Frame 1 (no input): blank canvas, image omitted
Frame 60 (the mouse pressed at the canvas centre just before this capture): blank canvas, image omitted
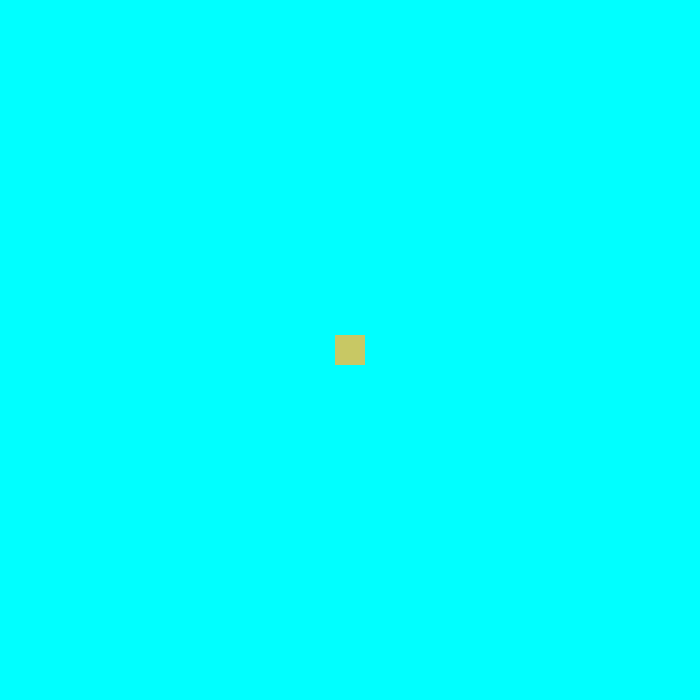
Frame 120 (the mouse held since frame 60 and released just before this capture)

The Processing sketch whose frames 1 and 60 were blank and that drew this single picture after the mouse press (run headless with seeded random() and noise(); from frame 60 on, the mouse is pressed at the canvas centre):

// Processing sketch: es1
// ── es1.pde
Sponge s;
ArrayList<Stain> stains;

void setup(){
  size(700,700);
  
  s = new Sponge(30);
  stains = new ArrayList<Stain>();
}



void draw(){
  background(0,255,255);
  
  for(Stain st:stains){
    s.absorb(st);
    st.run();

    if(s.absorb(st)){
      st.delete();
    }
  }
  s.run();
}

void keyPressed(){
  if(key=='S'){
    color colore = color( int(random(255)), int(random(255)), int(random(255)) );
    stains.add(new Stain( int(random(50,650)) , -30, int(random(10,50)), colore)); 
  }
  
  if(key=='R'){
      s = new Sponge(30);

  }
}

// ── sponge.pde
class Sponge{
  int x,y,L;
  color c = color(200,200,100);
  
  
  Sponge(int l){
    L=l;
  }
  
  
  void display(){
    noStroke();
    fill(c);
    rectMode(CENTER);
    rect(x,y,L,L);
  }
  
  
  void move(){
    x=mouseX;
    y=mouseY;
  }
  
  boolean absorb(Stain s){
    //verifico che stain è nel quadrato sponge
    
    if(dist(x,y,s.x,s.y) < L/2 ){
      L+=s.D/2;
      float r,g,b;
      r = (red(c) + red(s.c) )/2;
      g = (green(c) + green(s.c) )/2;
      b = (blue(c) + blue(s.c) )/2;
      
      this.c = color(r,g,b);
      
      return true;
    }
    
    return false;
  }
  
  
  void run(){
    move();
    display();
  }

  
}

// ── stain.pde
class Stain{
  int x,y,D;
  color c;
  
  
  Stain(int X, int Y, int d, color C){
    x=X;
    y=Y;
    D=d;
    c=C;
  }
  
  void display(){
    noStroke();
    fill(c);
    ellipse(x,y,D,D);
  }
  
  void move(){
    int sy = int(random(4));
    int sx = int(random(-1,1));
    
    x+=sx;
    y+=sy;
  }
  
  void run(){
    move();
    display();
  }
  
  void delete(){
    x-=width*2;
    y = height;
  }
  
}
